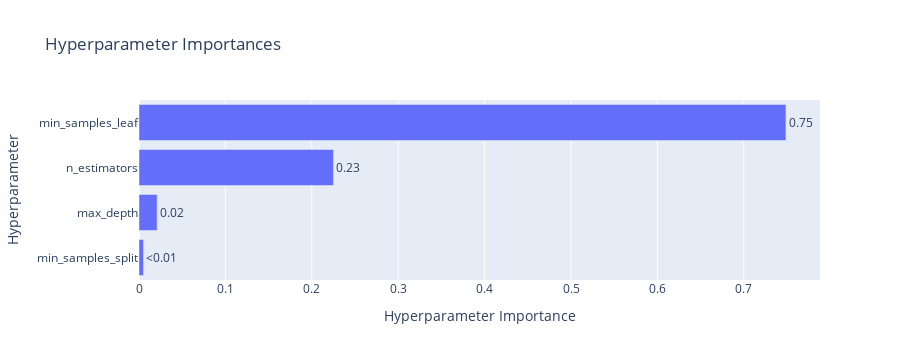

Notebook code cell kept with this figure:
### Code cell
optuna.visualization.plot_param_importances(study_rf_reg_rndsmp_median)

### Figure 1 — Plotly figure (JSON) as saved in the notebook; plotly's stock layout.template omitted (floating-point values rounded to 4 significant figures)
{"data": [{"cliponaxis": false, "hovertemplate": ["min_samples_split (IntDistribution): 0.005184669440694042<extra></extra>", "max_depth (IntDistribution): 0.021006447777721107<extra></extra>", "n_estimators (IntDistribution): 0.2250506401494199<extra></extra>", "min_samples_leaf (IntDistribution): 0.7487582426321648<extra></extra>"], "name": "Objective Value", "orientation": "h", "text": ["<0.01", "0.02", "0.23", "0.75"], "textposition": "outside", "type": "bar", "x": [0.005185, 0.02101, 0.2251, 0.7488], "y": ["min_samples_split", "max_depth", "n_estimators", "min_samples_leaf"]}], "layout": {"autosize": true, "height": 360, "title": {"text": "Hyperparameter Importances"}, "xaxis": {"autorange": true, "range": [0, 0.7882], "title": {"text": "Hyperparameter Importance"}, "type": "linear"}, "yaxis": {"autorange": true, "range": [-0.5, 3.5], "title": {"text": "Hyperparameter"}, "type": "category"}}}
